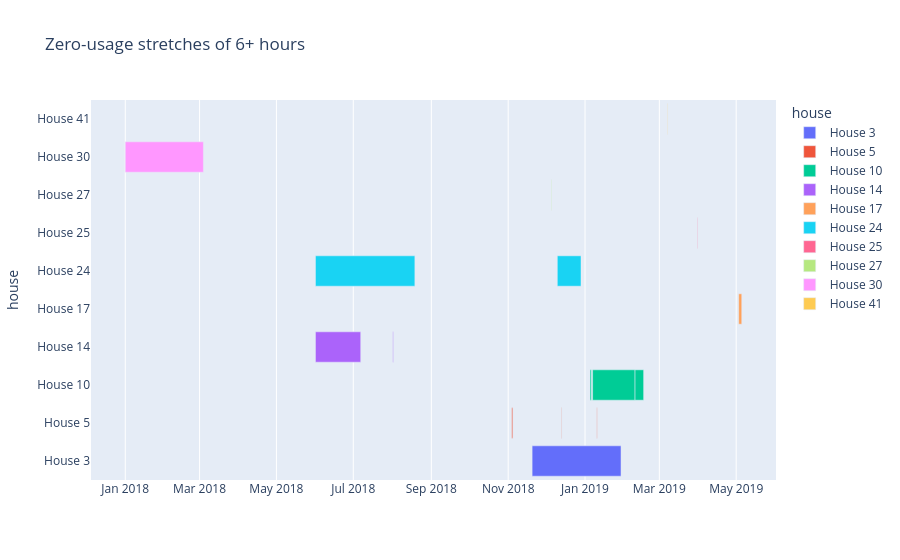

Source (notebook cell):
### Code cell
events = pd.read_csv("../reports/outage_events.csv", parse_dates=["start", "end"])
long_zero = events[(events.kind == "zero") & (events.minutes >= 360)].copy()
long_zero["house"] = "House " + long_zero.house_id.astype(str)
print(len(long_zero), "zero stretches of 6+ hours in", long_zero.house_id.nunique(), "houses")

fig = px.timeline(long_zero, x_start="start", x_end="end", y="house", color="house",
                  title="Zero-usage stretches of 6+ hours")
fig.update_yaxes(autorange="reversed")
fig.show()

### Figure 1 — Plotly figure (JSON) as saved in the notebook; plotly's stock layout.template omitted (floating-point values rounded to 4 significant figures)
{"data": [{"base": ["2018-11-20T00:00:00.000000"], "hovertemplate": "house=%{y}<br>start=%{base}<br>end=%{x}<extra></extra>", "legendgroup": "House 3", "marker": {"color": "#636efa", "pattern": {"shape": ""}}, "name": "House 3", "orientation": "h", "showlegend": true, "textposition": "auto", "type": "bar", "x": [6097860000], "xaxis": "x", "y": ["House 3"], "yaxis": "y"}, {"base": ["2018-11-03T19:41:00.000000", "2018-12-13T09:04:00.000000", "2019-01-10T08:59:00.000000"], "hovertemplate": "house=%{y}<br>start=%{base}<br>end=%{x}<extra></extra>", "legendgroup": "House 5", "marker": {"color": "#EF553B", "pattern": {"shape": ""}}, "name": "House 5", "orientation": "h", "showlegend": true, "textposition": "auto", "type": "bar", "x": [71460000, 23340000, 22020000], "xaxis": "x", "y": ["House 5", "House 5", "House 5"], "yaxis": "y"}, {"base": ["2019-01-05T00:00:00.000000", "2019-01-07T00:00:00.000000", "2019-02-09T17:09:00.000000"], "hovertemplate": "house=%{y}<br>start=%{base}<br>end=%{x}<extra></extra>", "legendgroup": "House 10", "marker": {"color": "#00cc96", "pattern": {"shape": ""}}, "name": "House 10", "orientation": "h", "showlegend": true, "textposition": "auto", "type": "bar", "x": [86340000, 2911920000, 588960000], "xaxis": "x", "y": ["House 10", "House 10", "House 10"], "yaxis": "y"}, {"base": ["2018-06-01T00:00:00.000000", "2018-08-01T09:50:00.000000"], "hovertemplate": "house=%{y}<br>start=%{base}<br>end=%{x}<extra></extra>", "legendgroup": "House 14", "marker": {"color": "#ab63fa", "pattern": {"shape": ""}}, "name": "House 14", "orientation": "h", "showlegend": true, "textposition": "auto", "type": "bar", "x": [3104280000, 35940000], "xaxis": "x", "y": ["House 14", "House 14"], "yaxis": "y"}, {"base": ["2019-05-03T00:00:00.000000"], "hovertemplate": "house=%{y}<br>start=%{base}<br>end=%{x}<extra></extra>", "legendgroup": "House 17", "marker": {"color": "#FFA15A", "pattern": {"shape": ""}}, "name": "House 17", "orientation": "h", "showlegend": true, "textposition": "auto", "type": "bar", "x": [208860000], "xaxis": "x", "y": ["House 17"], "yaxis": "y"}, {"base": ["2018-06-01T00:00:00.000000", "2018-12-10T00:00:00.000000"], "hovertemplate": "house=%{y}<br>start=%{base}<br>end=%{x}<extra></extra>", "legendgroup": "House 24", "marker": {"color": "#19d3f3", "pattern": {"shape": ""}}, "name": "House 24", "orientation": "h", "showlegend": true, "textposition": "auto", "type": "bar", "x": [6818160000, 1625940000], "xaxis": "x", "y": ["House 24", "House 24"], "yaxis": "y"}, {"base": ["2019-03-31T02:50:00.000000"], "hovertemplate": "house=%{y}<br>start=%{base}<br>end=%{x}<extra></extra>", "legendgroup": "House 25", "marker": {"color": "#FF6692", "pattern": {"shape": ""}}, "name": "House 25", "orientation": "h", "showlegend": true, "textposition": "auto", "type": "bar", "x": [29100000], "xaxis": "x", "y": ["House 25"], "yaxis": "y"}, {"base": ["2018-12-05T00:02:00.000000"], "hovertemplate": "house=%{y}<br>start=%{base}<br>end=%{x}<extra></extra>", "legendgroup": "House 27", "marker": {"color": "#B6E880", "pattern": {"shape": ""}}, "name": "House 27", "orientation": "h", "showlegend": true, "textposition": "auto", "type": "bar", "x": [25140000], "xaxis": "x", "y": ["House 27"], "yaxis": "y"}, {"base": ["2018-01-01T00:00:00.000000"], "hovertemplate": "house=%{y}<br>start=%{base}<br>end=%{x}<extra></extra>", "legendgroup": "House 30", "marker": {"color": "#FF97FF", "pattern": {"shape": ""}}, "name": "House 30", "orientation": "h", "showlegend": true, "textposition": "auto", "type": "bar", "x": [5360640000], "xaxis": "x", "y": ["House 30"], "yaxis": "y"}, {"base": ["2019-03-07T09:03:00.000000"], "hovertemplate": "house=%{y}<br>start=%{base}<br>end=%{x}<extra></extra>", "legendgroup": "House 41", "marker": {"color": "#FECB52", "pattern": {"shape": ""}}, "name": "House 41", "orientation": "h", "showlegend": true, "textposition": "auto", "type": "bar", "x": [23520000], "xaxis": "x", "y": ["House 41"], "yaxis": "y"}], "layout": {"barmode": "overlay", "legend": {"title": {"text": "house"}, "tracegroupgap": 0}, "title": {"text": "Zero-usage stretches of 6+ hours"}, "xaxis": {"anchor": "y", "domain": [0, 1], "type": "date"}, "yaxis": {"anchor": "x", "autorange": "reversed", "categoryarray": ["House 41", "House 30", "House 27", "House 25", "House 24", "House 17", "House 14", "House 10", "House 5", "House 3"], "categoryorder": "array", "domain": [0, 1], "title": {"text": "house"}}}}
